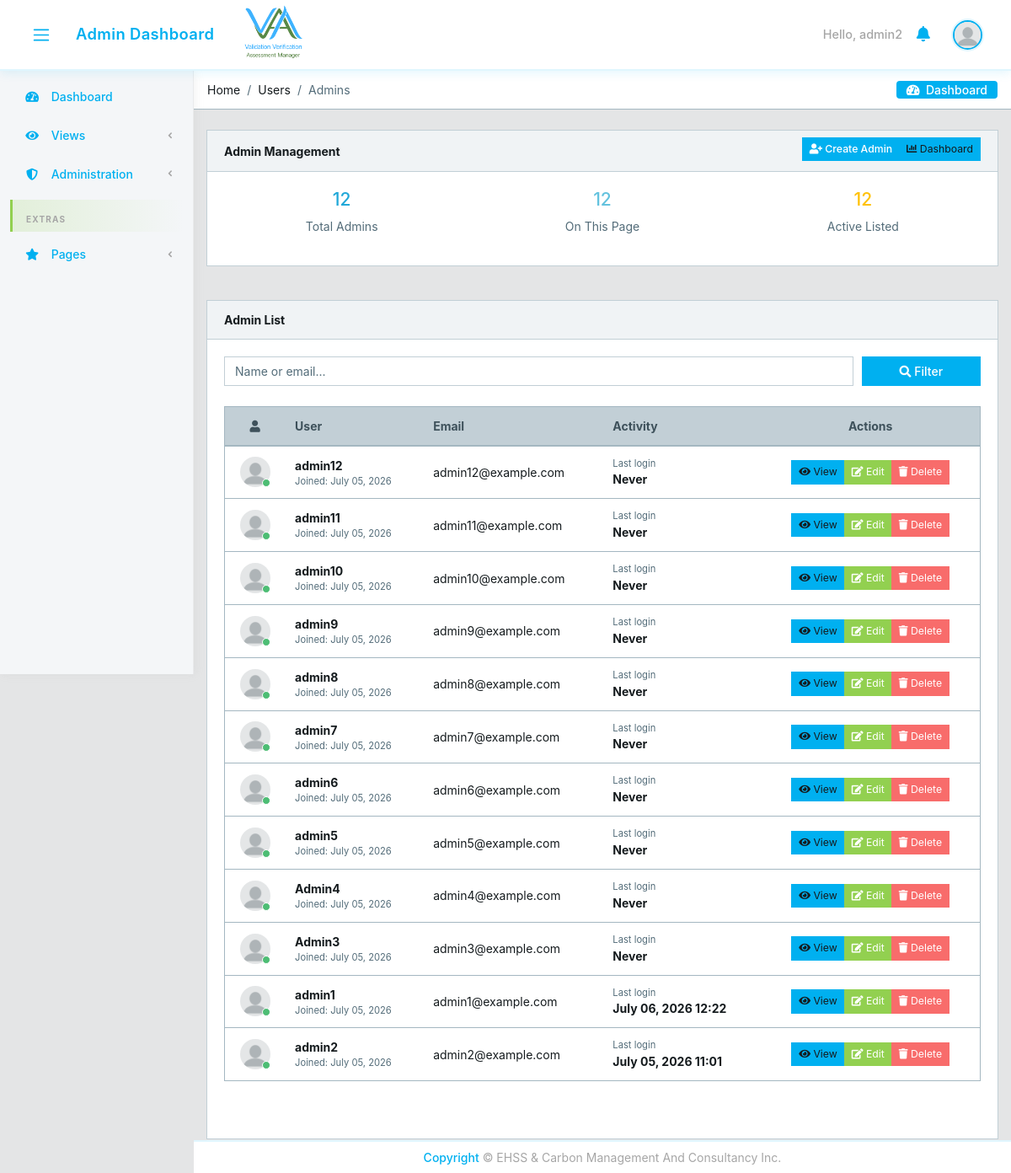
Page /users/ (signed in) on the committed database.
### core/models.py (models this page shows, shortened)
class CustomUser(AbstractUser):
    email = models.EmailField(unique=True)
    user_type = models.CharField(max_length=15, choices=USER_TYPE_CHOICES)
    designation = models.CharField(max_length=100, blank=True, null=True)
    contact_number = models.CharField(max_length=20, blank=True, null=True)
    cv = models.FileField(upload_to='core/cvs/', blank=True, null=True)
    company = models.ForeignKey(
        'Company', on_delete=models.SET_NULL, null=True, blank=True,
        related_name='managers'
    )
    created_by = models.ForeignKey(
        'self', on_delete=models.SET_NULL, null=True, blank=True,
        related_name='created_users'
    )
    created_date = models.DateField(auto_now_add=True)
    created_time = models.TimeField(auto_now_add=True)
    under_supervision = models.ForeignKey(
        'self', on_delete=models.SET_NULL, null=True, blank=True,
        related_name='supervised_users'
    )
    avatar = models.ImageField(upload_to='core/avatar', blank=True)
    @property
    def avatar_url(self):
        if self.avatar and hasattr(self.avatar, 'url'):
            avatar_path = self.avatar.path if hasattr(self.avatar, 'path') else None
            if avatar_path and os.path.isfile(avatar_path):
                return self.avatar.url
        return static('core/img/avatar/blank_profile.png')

### core/views.py (the view, shortened to what this page needs)
# urls.py: path('users/', views.UsersView.as_view(), name='users'),
class UsersView(ManagerOrAdminMixin, View):
    def get(self, request):
        user = request.user
        search = request.GET.get('search', '').strip()
        user_type_filter = request.GET.get('user_type', '')
        designation_filter = request.GET.get('designation', '').strip()
        supervisor_filter = request.GET.get('supervisor', '').strip()
        active_filter = request.GET.get('active', '')
        if user.user_type == 'admin':
            users = CustomUser.objects.filter(user_type='admin')
        else:
            return redirect('core:dashboard')
        users = users.order_by('-date_joined')
        paginator = Paginator(users, 20)
        page_obj = paginator.get_page(request.GET.get('page'))
        return render(request, 'core/users.html', {
            'users': page_obj,
            'total_users': paginator.count,
            'logged_user': user,
            'user_type_filter': user_type_filter,
            'search_query': search,
            'designation_filter': designation_filter,
            'supervisor_filter': supervisor_filter,
            'active_filter': active_filter,
            'admin_users_only': user.user_type == 'admin',
            'success_action': request.GET.get('success', ''),
            'success_user': request.GET.get('user', ''),
        })

### core/templates/core/users.html (shortened to what this page needs)
{% extends 'core/base.html' %}
{% load static %}
{% load form_permissions %}
{% block breadcrumb %}
        <li class="breadcrumb-item">Home</li>
        <li class="breadcrumb-item">Users</li>
        <li class="breadcrumb-item active">{% if admin_users_only %}Admins{% else %}Users View{% endif %}</li>
{% endblock breadcrumb%}
{% block content %}
<div class="container">
    <div class="animated fade-in">
        <div class="row">
            <div class="col-12 mb-3">
                <div class="card">
                    <div class="card-header">
                        <div class="d-md-flex justify-content-between align-items-center">
                            <strong>{% if admin_users_only %}Admin Management{% else %}User Management{% endif %}</strong>
                            {% if user.user_type == 'admin' or user.user_type == 'manager' %}
                            <div class="btn-group mt-4 mt-md-0" role="group">
                                <a href="{% url 'core:new-user' %}" class="btn btn-primary btn-sm">
                                    <i class="fa fa-user-plus"></i> {% if admin_users_only %}Create Admin{% else %}Create New User{% endif %}
                                </a>
                                <a href="{% url 'core:dashboard' %}" class="btn btn-info btn-sm">
                                    <i class="fa fa-chart-bar"></i> Dashboard
                                </a>
                            </div>
                            {% endif %}
                        </div>
                    </div>
                    <div class="card-body">
                        <div class="row text-center">
                            <div class="col-md-4">
                                <h4 class="text-primary">{{ total_users }}</h4>
                                <p class="text-muted">{% if admin_users_only %}Total Admins{% else %}Total Users{% endif %}</p>
                            </div>
                            <div class="col-md-4">
                                <h4 class="text-info">{{ users|length }}</h4>
                                <p class="text-muted">On This Page</p>
                            </div>
                            <div class="col-md-4">
                                <h4 class="text-warning">{{ total_users }}</h4>
                                <p class="text-muted">Active Listed</p>
                            </div>
                        </div>
                    </div>
                </div>
            </div>
        </div>
        <div class="row">
            <div class="col-12 mb-3">
                <div class="card">
                    <div class="card-header">
                        <strong>{% if admin_users_only %}Admin List{% else %}User List{% endif %}</strong>
                    </div>
                    <div class="card-body">
                        <form method="get" class="form-row align-items-end mb-3">
                            <div class="col-md-{% if admin_users_only %}10{% else %}2{% endif %} mb-2">
                                <input type="text" name="search" class="form-control" placeholder="Name or email..." value="{{ search_query }}">
                            </div>
                            <div class="col-md-{% if admin_users_only %}2{% else %}2{% endif %} mb-2">
                                <button type="submit" class="btn btn-primary w-100"><i class="fa fa-search"></i> Filter</button>
                            </div>
                        </form>
                        <div class="table-responsive table-responsive-sm">
                            <table class="table table-responsive-sm table-hover table-outline mb-5" id="usersTable">
                                <thead class="thead-light">
                                <tr>
                                    <th class="text-center text-nowrap" style="min-width:60px;"><i class="fa fa-user"></i></th>
                                    <th class="text-nowrap" style="min-width:120px;">User</th>
                                    <th class="text-nowrap" style="min-width:160px;">Email</th>
                                    <th class="text-nowrap d-none d-lg-table-cell" style="min-width:120px;">Activity</th>
                                    <th class="text-center text-nowrap" style="min-width:220px;">Actions</th>
                                </tr>
                            </thead>
                    <tbody>
                        {% for user1 in users %}
                        <tr>
                            <td class="text-center text-nowrap" style="min-width:60px;">
                                <div class="avatar">
                                <img src="{{ user1.avatar_url }}" class="img-avatar" alt="img">
                                <span class="avatar-status badge-success"></span>
                                </div>
                            </td>
                            <td class="text-nowrap" style="min-width:120px;">
                                {% if admin_users_only %}
                                <div><strong>{{ user1.username }}</strong></div>
                                {% else %}
                                <div>{{ user1.get_full_name }}</div>
                                {% endif %}
                                <div class="small text-muted">
                                Joined: {{ user1.date_joined|date:"F d, Y" }}
                                </div>
                            </td>
                            <td class="text-nowrap" style="min-width:160px;">{{ user1.email }}</td>
                            <td class="text-nowrap d-none d-lg-table-cell" style="min-width:120px;">
                                <div class="small text-muted">Last login</div>
                                <strong>{% if user1.last_login %}{{ user1.last_login|date:"F d, Y H:i" }}{% else %}Never{% endif %}</strong>
                            </td>
                            <td class="text-center text-nowrap" style="min-width:220px;">
                                <div class="btn-group" role="group">
                                    <a href="{% url 'core:user' user1.id %}" class="btn btn-sm btn-info" title="View">
                                        <i class="fa fa-eye"></i> View
                                    </a>
                                    {% if admin_users_only or logged_user|can_manage_user:user1 %}
                                    <a href="{% url 'core:edit-user-profile' user1.id %}" class="btn btn-sm btn-warning" title="Edit">
                                        <i class="fa fa-edit"></i> Edit
                                    </a>
                                    {% if user1 == logged_user %}
                                    <a href="{% url 'core:delete-user' user1.id %}" class="btn btn-sm btn-danger" title="Delete"
                                       onclick="alert('You cannot delete your own account.'); return false;">
                                        <i class="fa fa-trash"></i> Delete
                                    </a>
                                    {% else %}
                                    <a href="{% url 'core:delete-user' user1.id %}" class="btn btn-sm btn-danger" title="Delete"
                                       onclick="return confirm('Delete this {% if admin_users_only %}admin{% else %}user{% endif %}?');">
                                        <i class="fa fa-trash"></i> Delete
                                    </a>
                                    {% endif %}
                                    {% endif %}
                                </div>
                            </td>
                        </tr>
                        {% empty %}
                        <tr>
                            <td colspan="{% if admin_users_only %}5{% else %}8{% endif %}" class="text-center text-muted py-4">
                                {% if admin_users_only %}No admin users found.{% else %}No users found.{% endif %}
                            </td>
                        </tr>
                        {% endfor %}
                    </tbody>
                </table>
            </div>
                    </div>
                </div>
            </div>
        </div>
    </div>
</div>
{% endblock %}

### core/templates/core/base.html (shortened to what this page needs)
{% load static %}
<!DOCTYPE html>
<html lang="en">
<head>
  <link rel="stylesheet" href="https://use.fontawesome.com/releases/v5.0.9/css/all.css">
  <link href="{% static 'core/css/simple-line-icons.min.css' %}" rel="stylesheet">
  <link href="{% static 'core/css/style.css' %}" rel="stylesheet">
  <link href="{% static 'core/css/estilo.css' %}" rel="stylesheet">
</head>
{% block body %}
<body class="app header-fixed sidebar-fixed aside-menu-fixed aside-menu-hidden">
  <header class="app-header navbar">
    <button class="navbar-toggler sidebar-toggler d-md-down-none" type="button">
      <span class="navbar-toggler-icon"></span>
    </button>
    <ul class="nav navbar-nav d-md-down-none">
      <li class="nav-item px-3">
        <a class="nav-link" href="{% url 'core:dashboard' %}">
          {% if user.user_type == 'admin' %}Admin Dashboard
          {% elif user.user_type == 'manager' %}Manager Dashboard
          {% else %}Employee Dashboard{% endif %}
        </a>
      </li>
    </ul>
    <img src="{% static 'core/img/logos/logo.png' %}" alt="" class="brand-gui d-none d-md-inline">
    <ul class="nav navbar-nav ml-auto">
      {% if user.is_authenticated %}
      <li class="text-white">Hello, {{ user.username }}</li>
      {% else %}
      <li class="text-muted">
        <a href="{% url 'core:login' %}">sign in</a>
      </li>
      {% endif %}
      <li class="nav-item dropdown">
        <a class="nav-link" data-toggle="dropdown" href="#" role="button" aria-haspopup="true" aria-expanded="false">
          <i class="fa fa-bell"></i>
        </a>
      </li>
      <li class="nav-item dropdown">
        <a class="nav-link" data-toggle="dropdown" href="#" role="button" aria-haspopup="true" aria-expanded="false">
          {% if user.is_authenticated and logged_user %}
            <img src="{{ logged_user.avatar_url }}" class="img-avatar" alt="img">
          {% else %}
            <img src="{% static 'core/img/avatar/blank_profile.png' %}" class="img-avatar" alt="img">
          {% endif %}
        </a>
      </li>
    </ul>
  </header>
  <div class="app-body">
    <div class="sidebar">
      <nav class="sidebar-nav">
        <ul class="nav">
          <li class="nav-item">
            <a class="nav-link" href="{% url 'core:dashboard' %}"><i class="fa fa-tachometer-alt"></i> Dashboard</a>
          </li>
          <li class="nav-item nav-dropdown">
            <a class="nav-link nav-dropdown-toggle" href="#"><i class="fa fa-eye"></i> Views</a>
          </li>
          {% if user.user_type == 'admin' %}
          <li class="nav-item nav-dropdown">
            <a class="nav-link nav-dropdown-toggle" href="#"><i class="fa fa-shield-alt"></i> Administration</a>
          </li>
          {% endif %}
          <li class="nav-title">
            Extras
          </li>
          <li class="nav-item nav-dropdown">
            <a class="nav-link nav-dropdown-toggle" href="#"><i class="fa fa-star"></i> Pages</a>
          </li>
        </ul>
      </nav>
    </div>
    <main class="main">
      <ol class="breadcrumb">
        {% block breadcrumb %}{% endblock breadcrumb%}
        <li class="breadcrumb-menu d-md-down-none">
          <div class="btn-group" role="group" aria-label="Button group">
            <a class="btn" href="./"><i class="fa fa-tachometer-alt"></i> &nbsp;Dashboard</a>
          </div>
        </li>
      </ol>
{% block content %}
{% endblock %}
    </main>
  </div>
  <footer class="app-footer text-center justify-content-center fixed-bottom py-2">
    <span><a href="#">Copyright</a> © EHSS & Carbon Management And Consultancy Inc.</span>
  </footer>
</body>
{% endblock body %}
</html>

### rows in the picture
CustomUser: username "admin2", date_joined "July 05, 2026", email "admin2@example.com", last_login "July 05, 2026 11:01", shows "Delete"
CustomUser: username "admin12", date_joined "July 05, 2026", email "admin12@example.com", shows "Never", shows "Delete"
CustomUser: username "admin11", date_joined "July 05, 2026", email "admin11@example.com", shows "Never", shows "Delete"
CustomUser: username "admin10", date_joined "July 05, 2026", email "admin10@example.com", shows "Never", shows "Delete"
CustomUser: username "admin9", date_joined "July 05, 2026", email "admin9@example.com", shows "Never", shows "Delete"
CustomUser: username "admin8", date_joined "July 05, 2026", email "admin8@example.com", shows "Never", shows "Delete"
CustomUser: username "admin7", date_joined "July 05, 2026", email "admin7@example.com", shows "Never", shows "Delete"
CustomUser: username "admin6", date_joined "July 05, 2026", email "admin6@example.com", shows "Never", shows "Delete"
CustomUser: username "admin5", date_joined "July 05, 2026", email "admin5@example.com", shows "Never", shows "Delete"
CustomUser: username "Admin4", date_joined "July 05, 2026", email "admin4@example.com", shows "Never", shows "Delete"
CustomUser: username "Admin3", date_joined "July 05, 2026", email "admin3@example.com", shows "Never", shows "Delete"
CustomUser: username "admin1", date_joined "July 05, 2026", email "admin1@example.com", last_login "July 06, 2026 12:22", shows "Delete"

### other values in the picture
{{ total_users }} "12"
{{ users|length }} "12"
